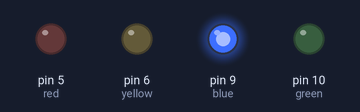
Recording of a sketch running on a simulated Arduino Uno, built with avr-gcc and run on an emulated ATmega328P. On the bench: output pins drawn as LEDs (lit = HIGH). Random numbers use the default seed unless the sketch sets one.

Above: at 0.1 s.
At 5.1 s:
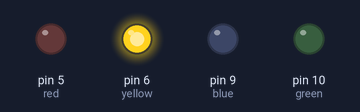
At 25.1 s:
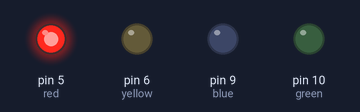
At 35.1 s:
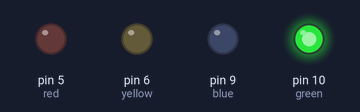
Timing chart, 0 to 36.6 s (numbered marks = the images above):
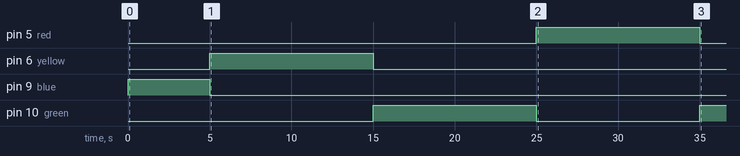

Measured:
- by itself, pin 5 (red): LOW → HIGH at 25.0 s, → LOW 10.0 s later
- by itself, pin 6 (yellow): LOW → HIGH at 5.0 s, → LOW 10.0 s later
- by itself, pin 9 (blue): LOW → HIGH at 0.00 s, → LOW 5.0 s later
- by itself, pin 10 (green): LOW → HIGH at 15.0 s, → LOW 10.0 s later, → HIGH 10.0 s later

The sketch:

led_random_kglist.ino
```cpp
/**
* Code Info
* Description: [2024년 화동제 프로젝트 - 10초 카운터] 시설물의 LED 부분에 사용되는 코드입니다
* Developer: 이호진 (일부 자료 외부 사이트 참조)
* Last Bulid Date: 2024/07/11
*/

int red = 5;       //Red LED→Pin5
int yellow = 6;    //Yellow LED→Pin6
int blue = 9;      //Blue LED→Pin9
int green = 10;     //Green LED→Pin10

void setup() {
  pinMode(red, OUTPUT);        // 각 포트를 출력 포트로 설정합니다
  pinMode(yellow, OUTPUT);
  pinMode(blue, OUTPUT);
  pinMode(green, OUTPUT);


}

void loop() {
  // 모든 LED를 먼저 끄기
  digitalWrite(red, LOW);
  digitalWrite(yellow, LOW);
  digitalWrite(green, LOW);
  digitalWrite(blue, LOW);

  // 하나의 LED를 랜덤하게 켜기
  int ledToTurnOn = random(4); // 0에서 3 사이의 숫자 랜덤 생성

  switch (ledToTurnOn) {
    case 0:
      digitalWrite(red, HIGH);    // Turn On Red LIGHT
      break;
    case 1:
      digitalWrite(yellow, HIGH); // Turn On Yellow LIGHT
      break;
    case 2:
      digitalWrite(green, HIGH);  // Turn On Green LIGHT
      break;
    case 3:
      digitalWrite(blue, HIGH);   // Turn On Blue LIGHT
      break;
  }

  // 5초 지연
  delay(5000);
}
```
